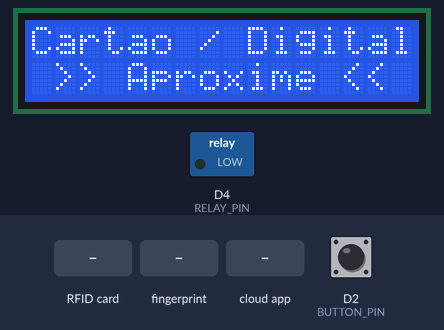
Recording of a sketch running on a simulated Arduino MKR. On the bench: 16×2 character LCD, switched loads named in the sketch (green lamp = pin HIGH). Dashed ring = blinking. Inputs (shaded band) come from the test bench; at power-on: D2 (BUTTON_PIN) HIGH. WiFi joins after 1.5 s; servers stay silent unless stated; what the sketch prints to the serial monitor is not drawn.

Above: at 5.3 s.
5.4 s: D2 (BUTTON_PIN) pulled LOW for 0.15 s
At 6.8 s:
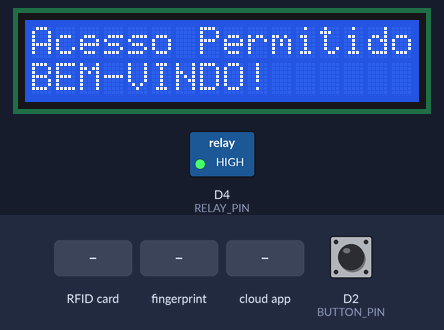
8.5 s: RFID card 5E 7A 19 C4 held to the reader
At 9.3 s:
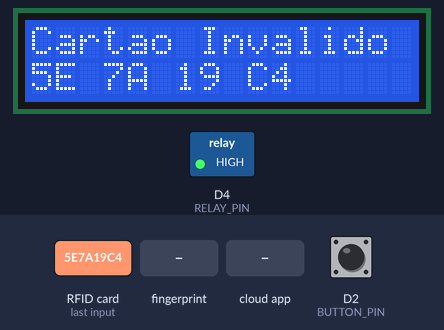
11.5 s: finger stored as number 1 placed on the sensor
At 13.1 s:
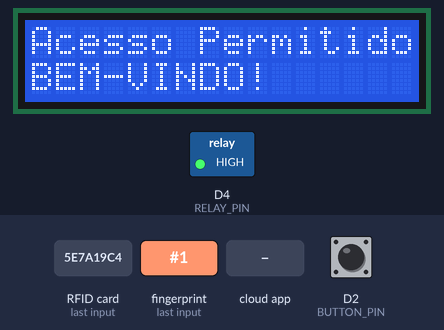
13.4 s: the phone or cloud app sets openMs to 0
At 14.0 s:
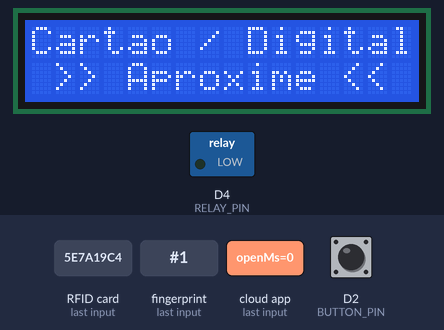
14.9 s: RFID card 6E E7 3C 06 held to the reader
At 15.8 s:
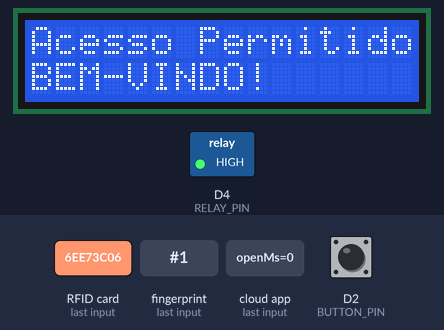
16.4 s: D2 (BUTTON_PIN) pulled LOW for 3.2 s
At 16.8 s:
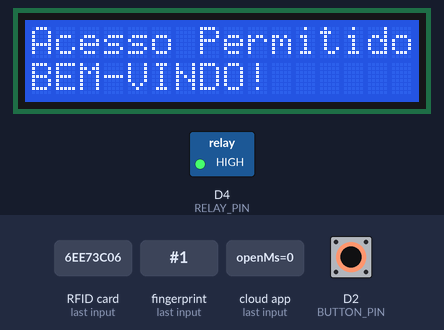
Timing chart, 0 to 21.2 s (numbered marks = the images above; inputs shaded):
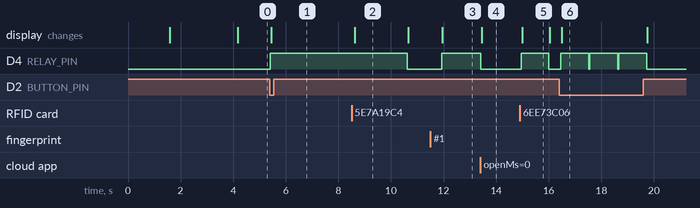

Measured:
- after the input at 5.4 s, D4 (RELAY_PIN): LOW → HIGH at once; the display: changes at once (image 1)
- after the input at 8.5 s, the display: changes after 0.11 s (image 2)
- after the input at 11.5 s, D4 (RELAY_PIN): LOW → HIGH after 0.42 s; the display: changes after 0.45 s (image 3)
- after the input at 13.4 s, D4 (RELAY_PIN): HIGH → LOW at once; the display: changes at once (image 4)
- after the input at 14.9 s, D4 (RELAY_PIN): LOW → HIGH after 0.07 s, → LOW 1.0 s later; the display: changes after 0.09 s (image 5)
- after the input at 16.4 s, D4 (RELAY_PIN): alternates HIGH for 1.1 s and LOW for 0.03 s, 6 changes in all, then stays LOW, starting after 0.06 s; the display: changes after 0.09 s (image 6)
- what the display in image 2 shows lasts 2.1 s, from 8.6 s to 10.7 s

The sketch:

Fechadura_nov01a.ino
```cpp
#include "thingProperties.h"
#include <Adafruit_Fingerprint.h>
#include <SPI.h>
#include <MFRC522.h>
#include <Wire.h>
#include <hd44780.h>
#include <hd44780ioClass/hd44780_I2Cexp.h>

hd44780_I2Cexp lcd;  // Autodeteção do endereço I2C

// ======== PINAGEM RELÉ ===========
#define RELAY_PIN 4       // Pino do Relé (Tranca)
#define BUTTON_PIN 2      // Pino do Botão de Saída
#define RELAY_ACTIVE_HIGH true

// ======== CONFIGURAÇÃO RFID (RC522) ===========
#define SS_PIN 10  // Pino SDA
#define RST_PIN 9  // Pino RST
MFRC522 mfrc522(SS_PIN, RST_PIN);

// ID do Cartão Mestre (Autorizado)
const String MASTER_CARD_UID = "6E E7 3C 06";

// ======== SENSOR BIOMÉTRICO ===========
Adafruit_Fingerprint finger = Adafruit_Fingerprint(&Serial1);

// ======== VARIÁVEIS GERAIS ===========
unsigned long doorOpenStart = 0;
bool doorOpen = false;

// ==========================================
//                FUNÇÕES AUXILIARES
// ==========================================

void setRelay(bool open) {
  if (RELAY_ACTIVE_HIGH)
    digitalWrite(RELAY_PIN, open ? HIGH : LOW);
  else
    digitalWrite(RELAY_PIN, open ? LOW : HIGH);
}

void openDoorNow() {
  setRelay(true);
  doorOpen = true;
  doorState = true; // Variável da Cloud
  doorOpenStart = millis();
  lastEvent = "Fechadura ABERTA"; // Variável da Cloud
  ArduinoCloud.update();

  Serial.println("[LOG] Fechadura aberta");

  lcd.clear();
  lcd.setCursor(0, 0); lcd.print("Acesso Permitido");
  lcd.setCursor(0, 1); lcd.print("BEM-VINDO!");
}

void closeDoorNow() {
  setRelay(false);
  doorOpen = false;
  doorState = false; // Variável da Cloud
  lastEvent = "Fechadura FECHADA"; // Variável da Cloud
  ArduinoCloud.update();

  Serial.println("[LOG] Fechadura fechada");

  lcd.clear();
  lcd.setCursor(0, 0); lcd.print("Cartao / Digital");
  lcd.setCursor(0, 1); lcd.print(" >> Aproxime << ");
}

// ==========================================
//          FUNÇÃO DE LEITURA BIOMÉTRICA
// ==========================================
uint8_t getFingerprintID() {
  uint8_t p = finger.getImage();
  if (p != FINGERPRINT_OK) return -1;

  p = finger.image2Tz();
  if (p != FINGERPRINT_OK) return -1;

  p = finger.fingerFastSearch();
  if (p != FINGERPRINT_OK) return -1;

  Serial.print("[LOG] Digital ID: ");
  Serial.println(finger.fingerID);

  lcd.clear();
  lcd.print("Digital OK ID ");
  lcd.print(finger.fingerID);

  return FINGERPRINT_OK;
}

// ==========================================
//                  SETUP
// ==========================================
void setup() {
  Serial.begin(115200);

  // Configura Relé
  pinMode(RELAY_PIN, OUTPUT);
  setRelay(false); // Garante que começa fechada

  // Configura Botão
  pinMode(BUTTON_PIN, INPUT_PULLUP);

  if (openMs == 0) openMs = 5000;

  // === Iniciar LCD ===
  lcd.begin(16, 2);
  lcd.clear();
  lcd.print("Inicializando...");

  // === Iniciar Cloud ===
  initProperties();
  ArduinoCloud.begin(ArduinoIoTPreferredConnection);

  lcd.setCursor(0, 1);
  lcd.print("WiFi a ligar...");

  // === Iniciar Biometria ===
  Serial1.begin(57600);
  finger.begin(57600);

  // --- ALTERAÇÃO SOLICITADA ---
  if (finger.verifyPassword()) {
    Serial.println("[INFO] Sensor biométrico OK");
  } else {
    Serial.println("[ERRO] Sensor biométrico falhou!");

    // Mostra mensagem de erro no LCD
    lcd.clear();
    lcd.setCursor(0, 0); lcd.print("Fora de Servico");
    lcd.setCursor(0, 1); lcd.print("Erro Tecnico");

    // BLOQUEIA O SISTEMA AQUI
    while (true) {
      delay(1000);
    }
  }
  // -----------------------------

  // === Iniciar RFID ===
  SPI.begin();           // Inicia barramento SPI
  mfrc522.PCD_Init();  // Inicia o módulo RFID
  mfrc522.PCD_SetAntennaGain(mfrc522.RxGain_max); // Máxima sensibilidade
  Serial.println("[INFO] Sensor RFID pronto");

  delay(1500);
  closeDoorNow(); // Vai para o ecrã inicial
}

// ==========================================
//                    LOOP
// ==========================================
void loop() {
  ArduinoCloud.update();

  // 1. Fecho automático (Temporizador)
  if (doorOpen && millis() - doorOpenStart >= (unsigned long)openMs) {
    closeDoorNow();
  }

  // 2. Botão de Saída
  if (!doorOpen && digitalRead(BUTTON_PIN) == LOW) {
      lastEvent = "Saida Manual";
      openDoorNow();
      delay(500); // Evita duplo clique (debounce)
  }

  // 3. Biometria (Verifica a cada 100ms)
  static unsigned long lastFP = 0;
  if (millis() - lastFP > 100) {
    lastFP = millis();
    if (getFingerprintID() == FINGERPRINT_OK) {
      lastEvent = "Acesso DIGITAL";
      openDoorNow();
    }
  }

  // 4. Leitura RFID
  if (mfrc522.PICC_IsNewCardPresent() && mfrc522.PICC_ReadCardSerial()) {

    // Converte ID lido para String legível
    String readUID = "";
    for (byte i = 0; i < mfrc522.uid.size; i++) {
      readUID.concat(String(mfrc522.uid.uidByte[i] < 0x10 ? " 0" : " "));
      readUID.concat(String(mfrc522.uid.uidByte[i], HEX));
    }
    readUID.toUpperCase();
    readUID = readUID.substring(1); // Remove espaço inicial

    Serial.print("[RFID] Lido: "); Serial.println(readUID);

    // Verifica se é o cartão mestre
    if (readUID == MASTER_CARD_UID) {
      lastEvent = "Acesso CARTAO";
      openDoorNow();
    } else {
      lastEvent = "Cartao NEGADO";
      ArduinoCloud.update();

      lcd.clear();
      lcd.print("Cartao Invalido");
      lcd.setCursor(0,1); lcd.print(readUID); // Mostra ID para debug

      delay(2000);
      if (!doorOpen) closeDoorNow();
    }

    // Para a leitura para não repetir
    mfrc522.PICC_HaltA();
    mfrc522.PCD_StopCrypto1();
  }
}

// ==========================================
//          CALLBACKS IOT CLOUD
// ==========================================
void onDoorCmdChange() {
  if (doorCmd) openDoorNow();
  else closeDoorNow();
}

void onOpenMsChange() {
  if (openMs < 1000) openMs = 1000;
  if (openMs > 30000) openMs = 30000;
}
```

thingProperties.h
```cpp
#include <ArduinoIoTCloud.h>
#include <Arduino_ConnectionHandler.h>

// ---  CREDENCIAIS DE WIFI ---
const char SSID[] = "AlexandreCarvalho";
const char PASS[] = "teste123";

// Declaração das funções que serão chamadas quando as variáveis mudarem
void onOpenMsChange();
void onDoorCmdChange();

//  variáveis da Cloud
String lastEvent;
int openMs;
bool doorCmd;
bool doorState;

// Inicialização das propriedades
void initProperties(){
  ArduinoCloud.addProperty(lastEvent, READ, ON_CHANGE, NULL);
  ArduinoCloud.addProperty(openMs, READWRITE, ON_CHANGE, onOpenMsChange, 5000);
  ArduinoCloud.addProperty(doorCmd, READWRITE, ON_CHANGE, onDoorCmdChange);
  ArduinoCloud.addProperty(doorState, READ, ON_CHANGE, NULL);
}

// Configura a conexão usando o SSID e SENHA que escrevemos acima
WiFiConnectionHandler ArduinoIoTPreferredConnection(SSID, PASS);
```
